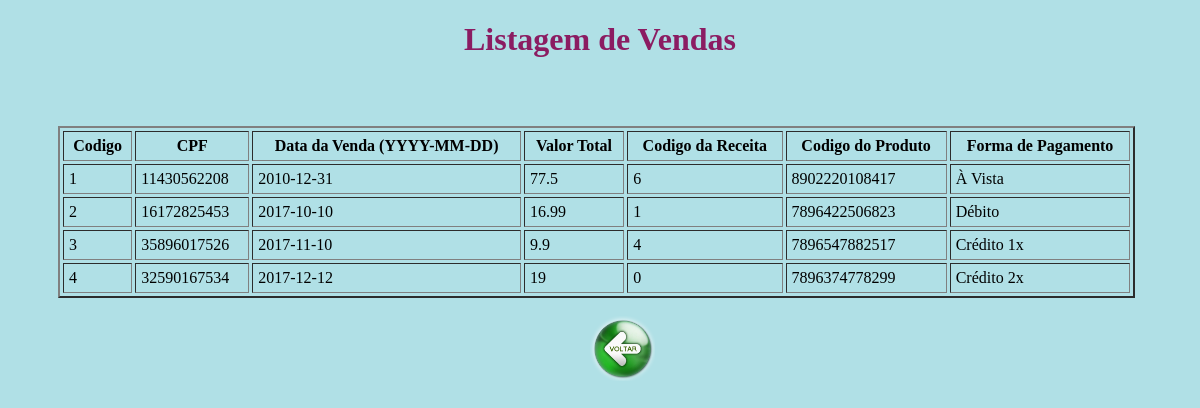
The app's page /farmacia/venda/view_venda.php with its own data.
### tables this page shows
create table `venda` (
`codVenda` integer auto_increment not null,
`dataVenda` date not null,
`valorVenda` float not null,
`cpfCliente` varchar(15) default null,
`idReceita` integer default null,
`idProduto` varchar(15) default null,
`formaPag` varchar(12) not null,
primary key (codVenda, cpfCliente),
foreign Key (cpfCliente) references cliente(cpf) on delete cascade on update cascade,
foreign Key (idProduto) references produto(codProduto) on delete set null on update cascade
);

### farmacia/venda/view_venda.php (the view, shortened to what this page needs)
<?php require_once '../php_action/db_connect.php'; ?>
<!DOCTYPE html>
<html>
<head>
	<link type="text/css" rel="stylesheet" href="../php_action/stylesheet.css"/>
</head>
<body>
	<h1> <center>Listagem de Vendas</center> </h1>
<div class="manageMember">
	<br><br>
	<table border="2" cellspacing="3" cellpadding="5">
		<thead>
			<tr>
				<th>Codigo</th>
				<th>CPF</th>
				<th>Data da Venda (YYYY-MM-DD)</th>
				<th>Valor Total</th>
				<th>Codigo da Receita</th>
				<th>Codigo do Produto</th>
				<th>Forma de Pagamento</th>
			</tr>
		</thead>
		<tbody>
			<?php
			$sql = "SELECT * FROM venda where codVenda >=1";
			$result = $connect->query($sql);
			if($result->num_rows > 0) {
				while($row = $result->fetch_assoc()) {
					echo "<tr>
						<td>".$row['codVenda']."</td>
						<td>".$row['cpfCliente']."</td>
						<td>".$row['dataVenda']."</td>
						<td>".$row['valorVenda']."</td>
						<td>".$row['idReceita']."</td>
						<td>".$row['idProduto']."</td>
						<td>".$row['formaPag']."</td>
					</tr>";
				}
			} else {
				echo "<tr><td colspan='5'><center>Não há vendas atualmente.</center></td></tr>";
			}
			?>
		</tbody>
	</table>
	<form method="post" action="./crud_venda.php">
	<br><center>&emsp; &emsp; &emsp; &emsp; &emsp; &emsp; &emsp; &emsp; &emsp; &emsp; &emsp; &emsp; &emsp; &emsp; &emsp; <input type="image" src="../botao_voltar.png" alt="Submit" width="65" height="65"></center>
	</form>
</div>
</body>
</html>

### farmacia/php_action/stylesheet.css (style rules this page uses)
h1 { color: #8B1C62; }

### farmacia/venda/view_venda.php (style rules this page uses)
body { background: #B0E0E6; }
.manageMember { width: 70%; margin: 10px 30px 30px 50px; }
table { width: 130%; height: 20%; margin-top: 10px; }

### records on screen
venda: codVenda "1", cpfCliente "11430562208", dataVenda "2010-12-31", valorVenda "77.5", idReceita "6", idProduto "8902220108417", formaPag "À Vista"
venda: codVenda "2", cpfCliente "16172825453", dataVenda "2017-10-10", valorVenda "16.99", idReceita "1", idProduto "7896422506823", formaPag "Débito"
venda: codVenda "3", cpfCliente "35896017526", dataVenda "2017-11-10", valorVenda "9.9", idReceita "4", idProduto "7896547882517", formaPag "Crédito 1x"
venda: codVenda "4", cpfCliente "32590167534", dataVenda "2017-12-12", valorVenda "19", idReceita "0", idProduto "7896374778299", formaPag "Crédito 2x"
